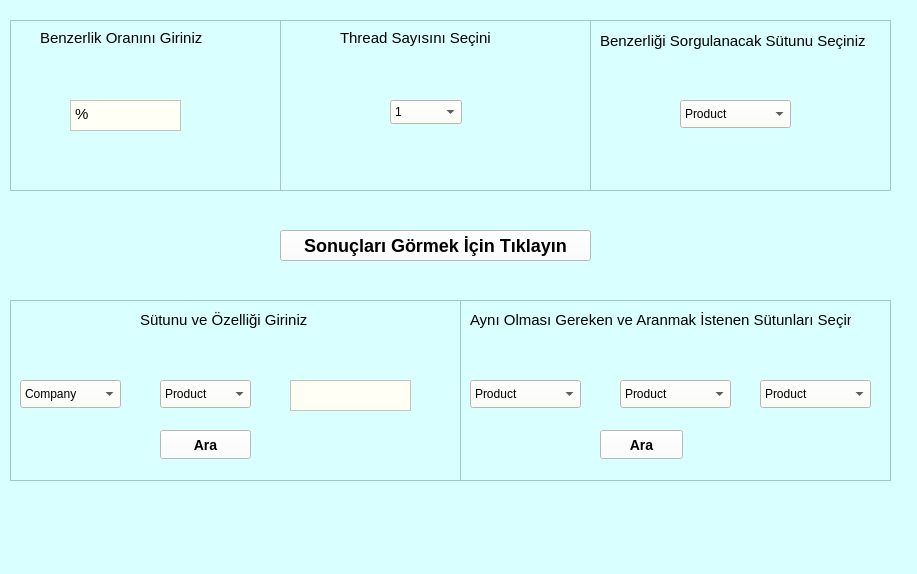
<?xml version="1.0" encoding="UTF-8"?>
<ui version="4.0">
 <class>MainWindow</class>
 <widget class="QMainWindow" name="MainWindow">
  <property name="geometry">
   <rect>
    <x>0</x>
    <y>0</y>
    <width>917</width>
    <height>574</height>
   </rect>
  </property>
  <property name="font">
   <font>
    <family>Arial</family>
   </font>
  </property>
  <property name="windowTitle">
   <string>MainWindow</string>
  </property>
  <property name="styleSheet">
   <string notr="true">/*background-color:rgb(255, 235, 230);
background-color: rgb(255, 243, 243);*/
background-color: rgb(217, 255, 255);</string>
  </property>
  <widget class="QWidget" name="centralwidget">
   <widget class="QFrame" name="frame1">
    <property name="geometry">
     <rect>
      <x>10</x>
      <y>20</y>
      <width>271</width>
      <height>171</height>
     </rect>
    </property>
    <property name="frameShape">
     <enum>QFrame::StyledPanel</enum>
    </property>
    <property name="frameShadow">
     <enum>QFrame::Raised</enum>
    </property>
    <widget class="QLabel" name="label">
     <property name="geometry">
      <rect>
       <x>30</x>
       <y>10</y>
       <width>191</width>
       <height>16</height>
      </rect>
     </property>
     <property name="styleSheet">
      <string notr="true">font-size:15px;</string>
     </property>
     <property name="text">
      <string>Benzerlik Oranını Giriniz</string>
     </property>
    </widget>
    <widget class="QPlainTextEdit" name="plainTextEdit">
     <property name="geometry">
      <rect>
       <x>60</x>
       <y>80</y>
       <width>111</width>
       <height>31</height>
      </rect>
     </property>
     <property name="styleSheet">
      <string notr="true">background-color: rgb(255, 255, 245);font-size:15px;</string>
     </property>
     <property name="plainText">
      <string>%</string>
     </property>
    </widget>
   </widget>
   <widget class="QFrame" name="frame2">
    <property name="geometry">
     <rect>
      <x>280</x>
      <y>20</y>
      <width>311</width>
      <height>171</height>
     </rect>
    </property>
    <property name="frameShape">
     <enum>QFrame::StyledPanel</enum>
    </property>
    <property name="frameShadow">
     <enum>QFrame::Raised</enum>
    </property>
    <widget class="QLabel" name="label_3">
     <property name="geometry">
      <rect>
       <x>60</x>
       <y>10</y>
       <width>151</width>
       <height>16</height>
      </rect>
     </property>
     <property name="styleSheet">
      <string notr="true">font-size:15px;</string>
     </property>
     <property name="text">
      <string>Thread Sayısını Seçiniz</string>
     </property>
    </widget>
    <widget class="QComboBox" name="threadcombobox">
     <property name="geometry">
      <rect>
       <x>110</x>
       <y>80</y>
       <width>72</width>
       <height>24</height>
      </rect>
     </property>
     <property name="styleSheet">
      <string notr="true">background-color: rgb(255, 255, 245);</string>
     </property>
     <item>
      <property name="text">
       <string>1</string>
      </property>
     </item>
     <item>
      <property name="text">
       <string>2</string>
      </property>
     </item>
     <item>
      <property name="text">
       <string>3</string>
      </property>
     </item>
     <item>
      <property name="text">
       <string>4</string>
      </property>
     </item>
     <item>
      <property name="text">
       <string>5</string>
      </property>
     </item>
     <item>
      <property name="text">
       <string>6</string>
      </property>
     </item>
     <item>
      <property name="text">
       <string>7</string>
      </property>
     </item>
     <item>
      <property name="text">
       <string>8</string>
      </property>
     </item>
     <item>
      <property name="text">
       <string>9</string>
      </property>
     </item>
     <item>
      <property name="text">
       <string>10</string>
      </property>
     </item>
     <item>
      <property name="text">
       <string>11</string>
      </property>
     </item>
     <item>
      <property name="text">
       <string>12</string>
      </property>
     </item>
     <item>
      <property name="text">
       <string>13</string>
      </property>
     </item>
     <item>
      <property name="text">
       <string>14</string>
      </property>
     </item>
     <item>
      <property name="text">
       <string>15</string>
      </property>
     </item>
     <item>
      <property name="text">
       <string>16</string>
      </property>
     </item>
     <item>
      <property name="text">
       <string>17</string>
      </property>
     </item>
     <item>
      <property name="text">
       <string>18</string>
      </property>
     </item>
     <item>
      <property name="text">
       <string>19</string>
      </property>
     </item>
     <item>
      <property name="text">
       <string>20</string>
      </property>
     </item>
     <item>
      <property name="text">
       <string>21</string>
      </property>
     </item>
     <item>
      <property name="text">
       <string>22</string>
      </property>
     </item>
     <item>
      <property name="text">
       <string>23</string>
      </property>
     </item>
     <item>
      <property name="text">
       <string>24</string>
      </property>
     </item>
     <item>
      <property name="text">
       <string>25</string>
      </property>
     </item>
     <item>
      <property name="text">
       <string>26</string>
      </property>
     </item>
     <item>
      <property name="text">
       <string>27</string>
      </property>
     </item>
     <item>
      <property name="text">
       <string>28</string>
      </property>
     </item>
     <item>
      <property name="text">
       <string>29</string>
      </property>
     </item>
     <item>
      <property name="text">
       <string>30</string>
      </property>
     </item>
     <item>
      <property name="text">
       <string>31</string>
      </property>
     </item>
     <item>
      <property name="text">
       <string>32</string>
      </property>
     </item>
     <item>
      <property name="text">
       <string>33</string>
      </property>
     </item>
     <item>
      <property name="text">
       <string>34</string>
      </property>
     </item>
     <item>
      <property name="text">
       <string>35</string>
      </property>
     </item>
     <item>
      <property name="text">
       <string>36</string>
      </property>
     </item>
     <item>
      <property name="text">
       <string>37</string>
      </property>
     </item>
     <item>
      <property name="text">
       <string>38</string>
      </property>
     </item>
     <item>
      <property name="text">
       <string>39</string>
      </property>
     </item>
     <item>
      <property name="text">
       <string>40</string>
      </property>
     </item>
     <item>
      <property name="text">
       <string>41</string>
      </property>
     </item>
     <item>
      <property name="text">
       <string>42</string>
      </property>
     </item>
     <item>
      <property name="text">
       <string>43</string>
      </property>
     </item>
     <item>
      <property name="text">
       <string>44</string>
      </property>
     </item>
     <item>
      <property name="text">
       <string>45</string>
      </property>
     </item>
     <item>
      <property name="text">
       <string>46</string>
      </property>
     </item>
     <item>
      <property name="text">
       <string>47</string>
      </property>
     </item>
     <item>
      <property name="text">
       <string>48</string>
      </property>
     </item>
     <item>
      <property name="text">
       <string>49</string>
      </property>
     </item>
     <item>
      <property name="text">
       <string>50</string>
      </property>
     </item>
     <item>
      <property name="text">
       <string>51</string>
      </property>
     </item>
     <item>
      <property name="text">
       <string>52</string>
      </property>
     </item>
     <item>
      <property name="text">
       <string>53</string>
      </property>
     </item>
     <item>
      <property name="text">
       <string>54</string>
      </property>
     </item>
     <item>
      <property name="text">
       <string>55</string>
      </property>
     </item>
     <item>
      <property name="text">
       <string>56</string>
      </property>
     </item>
     <item>
      <property name="text">
       <string>57</string>
      </property>
     </item>
     <item>
      <property name="text">
       <string>58</string>
      </property>
     </item>
     <item>
      <property name="text">
       <string>59</string>
      </property>
     </item>
     <item>
      <property name="text">
       <string>60</string>
      </property>
     </item>
     <item>
      <property name="text">
       <string>61</string>
      </property>
     </item>
    </widget>
   </widget>
   <widget class="QFrame" name="frame3">
    <property name="geometry">
     <rect>
      <x>590</x>
      <y>20</y>
      <width>301</width>
      <height>171</height>
     </rect>
    </property>
    <property name="frameShape">
     <enum>QFrame::StyledPanel</enum>
    </property>
    <property name="frameShadow">
     <enum>QFrame::Raised</enum>
    </property>
    <widget class="QLabel" name="label_2">
     <property name="geometry">
      <rect>
       <x>10</x>
       <y>10</y>
       <width>271</width>
       <height>21</height>
      </rect>
     </property>
     <property name="styleSheet">
      <string notr="true">font-size:15px;</string>
     </property>
     <property name="text">
      <string>Benzerliği Sorgulanacak Sütunu Seçiniz</string>
     </property>
    </widget>
    <widget class="QComboBox" name="comboBox">
     <property name="geometry">
      <rect>
       <x>90</x>
       <y>80</y>
       <width>111</width>
       <height>28</height>
      </rect>
     </property>
     <property name="styleSheet">
      <string notr="true">background-color: rgb(255, 255, 245);</string>
     </property>
     <item>
      <property name="text">
       <string>Product</string>
      </property>
     </item>
     <item>
      <property name="text">
       <string>Issue</string>
      </property>
     </item>
     <item>
      <property name="text">
       <string>Company</string>
      </property>
     </item>
     <item>
      <property name="text">
       <string>State</string>
      </property>
     </item>
     <item>
      <property name="text">
       <string>Complaint ID</string>
      </property>
     </item>
    </widget>
   </widget>
   <widget class="QPushButton" name="Startprogram">
    <property name="geometry">
     <rect>
      <x>280</x>
      <y>230</y>
      <width>311</width>
      <height>31</height>
     </rect>
    </property>
    <property name="font">
     <font>
      <family>Arial</family>
      <pointsize>-1</pointsize>
      <bold>true</bold>
     </font>
    </property>
    <property name="styleSheet">
     <string notr="true">background-color:white;font-size:18px;</string>
    </property>
    <property name="text">
     <string>Sonuçları Görmek İçin Tıklayın</string>
    </property>
    <property name="iconSize">
     <size>
      <width>16</width>
      <height>16</height>
     </size>
    </property>
   </widget>
   <widget class="QFrame" name="frame">
    <property name="geometry">
     <rect>
      <x>10</x>
      <y>300</y>
      <width>451</width>
      <height>181</height>
     </rect>
    </property>
    <property name="frameShape">
     <enum>QFrame::StyledPanel</enum>
    </property>
    <property name="frameShadow">
     <enum>QFrame::Raised</enum>
    </property>
    <widget class="QComboBox" name="comboBox_3">
     <property name="geometry">
      <rect>
       <x>10</x>
       <y>80</y>
       <width>101</width>
       <height>28</height>
      </rect>
     </property>
     <property name="styleSheet">
      <string notr="true">background-color: rgb(255, 255, 245);</string>
     </property>
     <item>
      <property name="text">
       <string>Company</string>
      </property>
     </item>
     <item>
      <property name="text">
       <string>State</string>
      </property>
     </item>
     <item>
      <property name="text">
       <string>Complaint ID</string>
      </property>
     </item>
     <item>
      <property name="text">
       <string>ZIP Code</string>
      </property>
     </item>
    </widget>
    <widget class="QLabel" name="label_4">
     <property name="geometry">
      <rect>
       <x>130</x>
       <y>10</y>
       <width>181</width>
       <height>20</height>
      </rect>
     </property>
     <property name="styleSheet">
      <string notr="true">font-size:15px;</string>
     </property>
     <property name="text">
      <string>Sütunu ve Özelliği Giriniz</string>
     </property>
    </widget>
    <widget class="QPushButton" name="pushButton">
     <property name="geometry">
      <rect>
       <x>150</x>
       <y>130</y>
       <width>91</width>
       <height>29</height>
      </rect>
     </property>
     <property name="font">
      <font>
       <pointsize>-1</pointsize>
       <bold>true</bold>
      </font>
     </property>
     <property name="contextMenuPolicy">
      <enum>Qt::DefaultContextMenu</enum>
     </property>
     <property name="styleSheet">
      <string notr="true">background-color: rgb(255, 255,255);font-size:14px;</string>
     </property>
     <property name="text">
      <string>Ara</string>
     </property>
    </widget>
    <widget class="QPlainTextEdit" name="plainTextEdit_2">
     <property name="geometry">
      <rect>
       <x>280</x>
       <y>80</y>
       <width>121</width>
       <height>31</height>
      </rect>
     </property>
     <property name="styleSheet">
      <string notr="true">background-color: rgb(255, 255, 245);font-size:15px;</string>
     </property>
    </widget>
    <widget class="QComboBox" name="comboBox_4">
     <property name="geometry">
      <rect>
       <x>150</x>
       <y>80</y>
       <width>91</width>
       <height>28</height>
      </rect>
     </property>
     <property name="styleSheet">
      <string notr="true">background-color: rgb(255, 255, 245);</string>
     </property>
     <item>
      <property name="text">
       <string>Product</string>
      </property>
     </item>
     <item>
      <property name="text">
       <string>Issue</string>
      </property>
     </item>
     <item>
      <property name="text">
       <string>Company</string>
      </property>
     </item>
     <item>
      <property name="text">
       <string>State</string>
      </property>
     </item>
     <item>
      <property name="text">
       <string>Complaint ID</string>
      </property>
     </item>
     <item>
      <property name="text">
       <string>ZIP Code</string>
      </property>
     </item>
    </widget>
   </widget>
   <widget class="QFrame" name="frame_2">
    <property name="geometry">
     <rect>
      <x>460</x>
      <y>300</y>
      <width>431</width>
      <height>181</height>
     </rect>
    </property>
    <property name="frameShape">
     <enum>QFrame::StyledPanel</enum>
    </property>
    <property name="frameShadow">
     <enum>QFrame::Raised</enum>
    </property>
    <widget class="QComboBox" name="comboBox_2">
     <property name="geometry">
      <rect>
       <x>10</x>
       <y>80</y>
       <width>111</width>
       <height>28</height>
      </rect>
     </property>
     <property name="styleSheet">
      <string notr="true">background-color: rgb(255, 255, 245);</string>
     </property>
     <item>
      <property name="text">
       <string>Product</string>
      </property>
     </item>
     <item>
      <property name="text">
       <string>Issue</string>
      </property>
     </item>
     <item>
      <property name="text">
       <string>Company</string>
      </property>
     </item>
     <item>
      <property name="text">
       <string>State</string>
      </property>
     </item>
     <item>
      <property name="text">
       <string>Complaint ID</string>
      </property>
     </item>
    </widget>
    <widget class="QComboBox" name="comboBox_5">
     <property name="geometry">
      <rect>
       <x>300</x>
       <y>80</y>
       <width>111</width>
       <height>28</height>
      </rect>
     </property>
     <property name="styleSheet">
      <string notr="true">background-color: rgb(255, 255, 245);</string>
     </property>
     <item>
      <property name="text">
       <string>Product</string>
      </property>
     </item>
     <item>
      <property name="text">
       <string>Issue</string>
      </property>
     </item>
     <item>
      <property name="text">
       <string>Company</string>
      </property>
     </item>
     <item>
      <property name="text">
       <string>State</string>
      </property>
     </item>
     <item>
      <property name="text">
       <string>Complaint ID</string>
      </property>
     </item>
    </widget>
    <widget class="QPushButton" name="pushButton_2">
     <property name="geometry">
      <rect>
       <x>140</x>
       <y>130</y>
       <width>83</width>
       <height>29</height>
      </rect>
     </property>
     <property name="font">
      <font>
       <pointsize>-1</pointsize>
       <bold>true</bold>
      </font>
     </property>
     <property name="styleSheet">
      <string notr="true">background-color: rgb(255, 255, 255);font-size:14px;</string>
     </property>
     <property name="text">
      <string>Ara</string>
     </property>
    </widget>
    <widget class="QLabel" name="label_5">
     <property name="geometry">
      <rect>
       <x>10</x>
       <y>10</y>
       <width>381</width>
       <height>20</height>
      </rect>
     </property>
     <property name="styleSheet">
      <string notr="true">font-size:15px;</string>
     </property>
     <property name="text">
      <string>Aynı Olması Gereken ve Aranmak İstenen Sütunları Seçiniz</string>
     </property>
    </widget>
    <widget class="QComboBox" name="comboBox_6">
     <property name="geometry">
      <rect>
       <x>160</x>
       <y>80</y>
       <width>111</width>
       <height>28</height>
      </rect>
     </property>
     <property name="styleSheet">
      <string notr="true">background-color: rgb(255, 255, 245);</string>
     </property>
     <item>
      <property name="text">
       <string>Product</string>
      </property>
     </item>
     <item>
      <property name="text">
       <string>Issue</string>
      </property>
     </item>
     <item>
      <property name="text">
       <string>Company</string>
      </property>
     </item>
     <item>
      <property name="text">
       <string>State</string>
      </property>
     </item>
     <item>
      <property name="text">
       <string>Complaint ID</string>
      </property>
     </item>
    </widget>
   </widget>
  </widget>
  <widget class="QMenuBar" name="menubar">
   <property name="geometry">
    <rect>
     <x>0</x>
     <y>0</y>
     <width>917</width>
     <height>25</height>
    </rect>
   </property>
  </widget>
  <widget class="QStatusBar" name="statusbar"/>
 </widget>
 <resources/>
 <connections/>
</ui>
